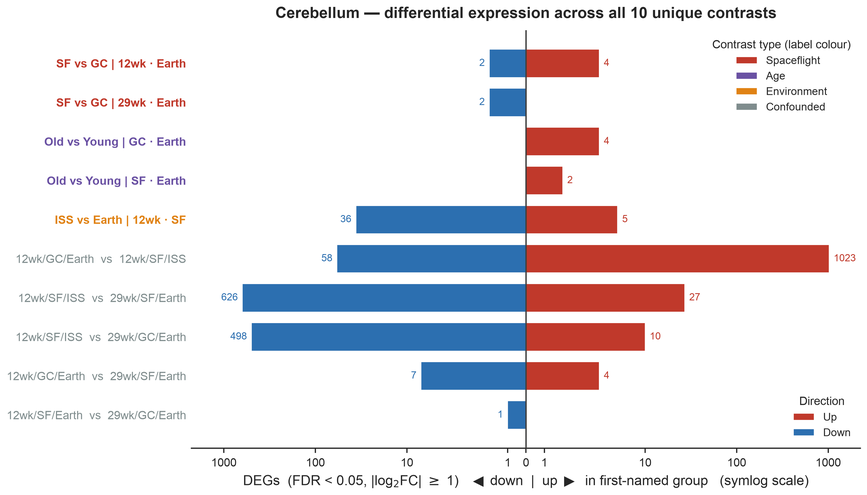
#> input picture results/figures/ALL_deg_landscape_OSD-561.png, 867 x 495 px, shrunk from 3134 x 1788 before the run; its folder holds 4 pictures in this run
$ python make_panels.py
#> lines starting #> are read from the running program, lines starting #| are printed output that depends on the picture
#!/usr/bin/env python3
"""Compose the individual result figures into labelled multi-panel figures.

Full-data panel set (every downloaded file contributes):
  Figure1_PCA                  global structure (combined + per region)
  Figure2_DEG_landscape        DEGs across ALL unique contrasts, per region
  Figure3_Volcanoes_Spaceflight   Flight vs Ground (matched), all 5
  Figure4_Volcanoes_Age           Old vs Young (matched), all 5
  Figure5_Volcanoes_Environment   On ISS vs On Earth (matched), all 4
  Figure6_FocusGene_log2FC     focus genes across all clean contrasts
  Figure7_FocusGene_heatmaps   focus-gene VST z-scores (combined + regions)
  Figure8_QC                   library size / genes detected / VST-Norm concordance

Reads the 400-dpi PNGs from results/figures/ and writes PDF (for print) + PNG
to results/figures/panels/.

Run:
  ./.venv/bin/python scripts/make_panels.py
"""
from __future__ import annotations

import math
from pathlib import Path

import matplotlib
matplotlib.use("Agg")
import matplotlib.image as mpimg
import matplotlib.pyplot as plt

ROOT = Path(__file__).resolve().parent.parent
FIG = ROOT / "results" / "figures"
OUT = FIG / "panels"
OUT.mkdir(parents=True, exist_ok=True)

plt.rcParams.update({"font.family": "sans-serif",
                     "font.sans-serif": ["Arial", "Helvetica", "DejaVu Sans"]})


def place(ax, name: str, letter: str | None):
    """Draw a PNG into an axes with an optional bold panel letter."""
    img = FIG / f"{name}.png"
    if not img.exists():
        ax.text(0.5, 0.5, f"[missing]\n{name}", ha="center", va="center",
                fontsize=8, color="crimson")
        ax.axis("off")
        return
    ax.imshow(mpimg.imread(img))
    ax.axis("off")
    if letter:
        ax.annotate(letter, xy=(0, 1), xytext=(2, 2),
                    xycoords="axes fraction", textcoords="offset points",
                    fontsize=17, fontweight="bold", va="bottom", ha="left")


def save(fig, stem: str):
    fig.savefig(OUT / f"{stem}.pdf", dpi=300, bbox_inches="tight")
    fig.savefig(OUT / f"{stem}.png", dpi=200, bbox_inches="tight")
    plt.close(fig)
    print(f"  [panel] {stem}.pdf / .png")


def grid_panel(stems: list[str], ncols: int, out_stem: str,
               cell=(4.6, 4.3)):
    """Arrange a list of figure stems into an auto-sized grid with A,B,C… ."""
    n = len(stems)
    if n == 0:
        print(f"  [skip] {out_stem}: no source figures found")
        return
    nrows = math.ceil(n / ncols)
    fig, axes = plt.subplots(nrows, ncols,
                             figsize=(ncols * cell[0], nrows * cell[1]),
                             constrained_layout=True)
    axes = [axes] if n == 1 and not hasattr(axes, "flat") else list(axes.flat)
    for i, ax in enumerate(axes):
        if i < n:
            place(ax, stems[i], chr(65 + i))
        else:
            ax.axis("off")
    save(fig, out_stem)


def globstems(pattern: str) -> list[str]:
    """Sorted figure stems matching a glob (Cb OSD-561 sorts before HPC)."""
    return [p.stem for p in sorted(FIG.glob(pattern))]


# --------------------------------------------------------------------------- #
# Figure 1 — PCA (2x2)
# --------------------------------------------------------------------------- #
fig, ax = plt.subplots(2, 2, figsize=(9.0, 7.4), constrained_layout=True)
place(ax[0, 0], "COMBINED_PCA_by_region", "A")
place(ax[0, 1], "COMBINED_PCA_by_treatment", "B")
place(ax[1, 0], "OSD-561_PCA", "C")
place(ax[1, 1], "OSD-562_PCA", "D")
save(fig, "Figure1_PCA")

# --------------------------------------------------------------------------- #
# Figure 2 — DEG landscape across ALL unique contrasts (Cb | HPC)
# --------------------------------------------------------------------------- #
fig, ax = plt.subplots(1, 2, figsize=(15.5, 8.6), constrained_layout=True)
place(ax[0], "ALL_deg_landscape_OSD-561", "A")
place(ax[1], "ALL_deg_landscape_OSD-562", "B")
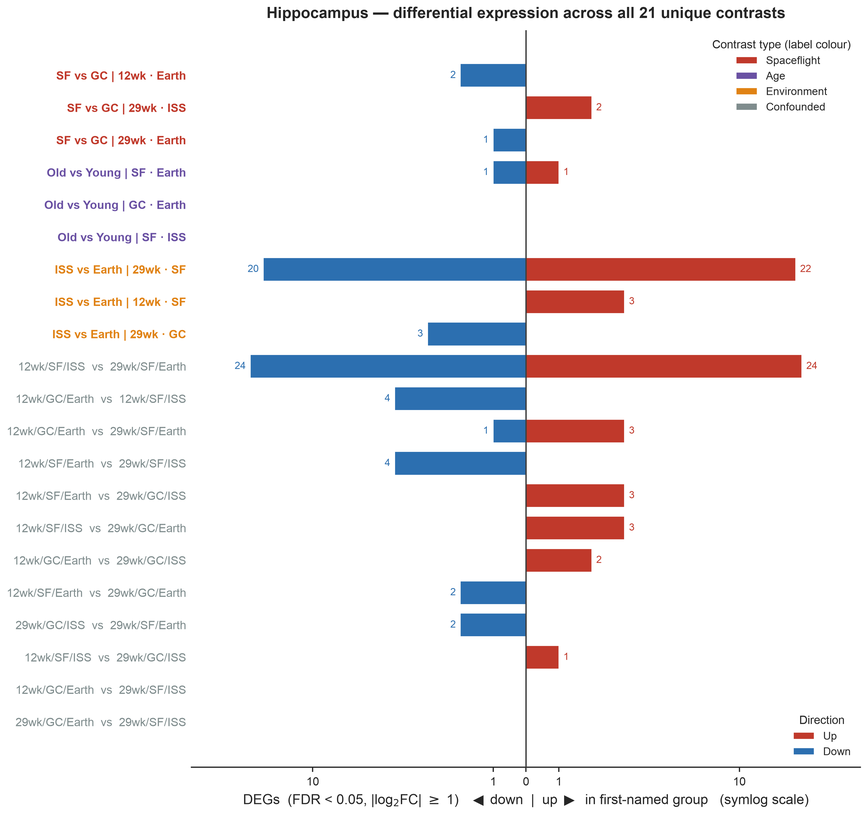
#> input picture results/figures/ALL_deg_landscape_OSD-562.png, 867 x 814 px, shrunk from 3134 x 2940 before the run
save(fig, "Figure2_DEG_landscape")
#> call 2 of save, with stem = 'Figure2_DEG_landscape'
#> in save (call 2), `fig.savefig(OUT / f"{stem}.pdf", dpi=300, bbox_inches="tight")`:
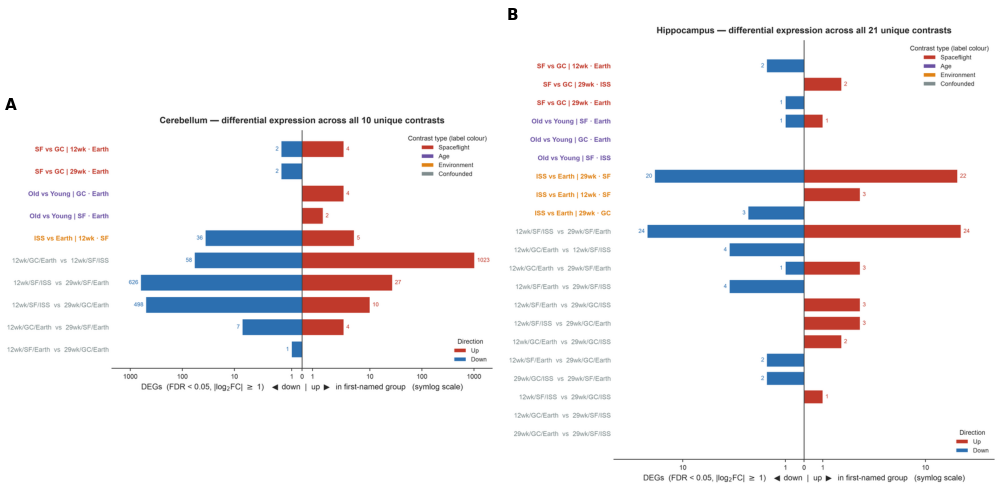
#> figure drawn by matplotlib, 2 panels

# --------------------------------------------------------------------------- #
# Figures 3-5 — volcanoes for every clean single-factor contrast
# --------------------------------------------------------------------------- #
grid_panel(globstems("ALL_volcano_*_Spaceflight_*.png"), ncols=3,
           out_stem="Figure3_Volcanoes_Spaceflight")
grid_panel(globstems("ALL_volcano_*_Age_*.png"), ncols=3,
           out_stem="Figure4_Volcanoes_Age")
grid_panel(globstems("ALL_volcano_*_Environment_*.png"), ncols=2,
           out_stem="Figure5_Volcanoes_Environment")

# --------------------------------------------------------------------------- #
# Figure 6 — focus-gene log2FC across all clean contrasts (Cb | HPC)
# --------------------------------------------------------------------------- #
fig, ax = plt.subplots(1, 2, figsize=(13.5, 5.6), constrained_layout=True)
place(ax[0], "ALL_focus_log2FC_OSD-561", "A")
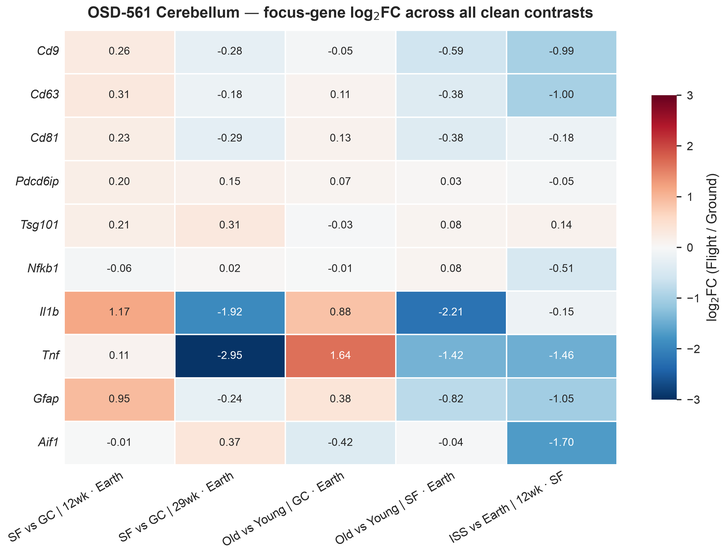
#> input picture results/figures/ALL_focus_log2FC_OSD-561.png, 726 x 556 px, shrunk from 2622 x 2009 before the run
place(ax[1], "ALL_focus_log2FC_OSD-562", "B")
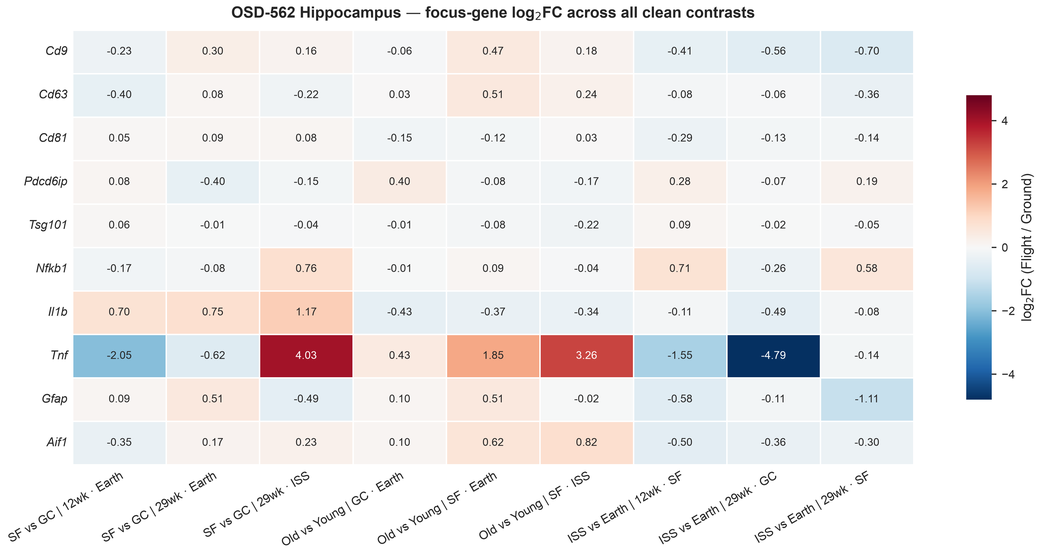
#> input picture results/figures/ALL_focus_log2FC_OSD-562.png, 1041 x 556 px, shrunk from 3760 x 2009 before the run
save(fig, "Figure6_FocusGene_log2FC")

# --------------------------------------------------------------------------- #
# Figure 7 — focus-gene heat maps (combined full width + Cb/HPC)
# --------------------------------------------------------------------------- #
fig = plt.figure(figsize=(11.0, 9.2), constrained_layout=True)
gs = fig.add_gridspec(2, 2, height_ratios=[1.0, 1.1])
place(fig.add_subplot(gs[0, :]), "COMBINED_focus_heatmap", "A")
place(fig.add_subplot(gs[1, 0]), "OSD-561_focus_heatmap", "B")
place(fig.add_subplot(gs[1, 1]), "OSD-562_focus_heatmap", "C")
save(fig, "Figure7_FocusGene_heatmaps")

# --------------------------------------------------------------------------- #
# Figure 8 — QC (library size / genes detected / VST-Norm concordance)
# --------------------------------------------------------------------------- #
grid_panel(["QC_library_size", "QC_genes_detected", "QC_concordance"],
           ncols=3, out_stem="Figure8_QC", cell=(4.7, 3.9))

print("Done -> results/figures/panels/")
